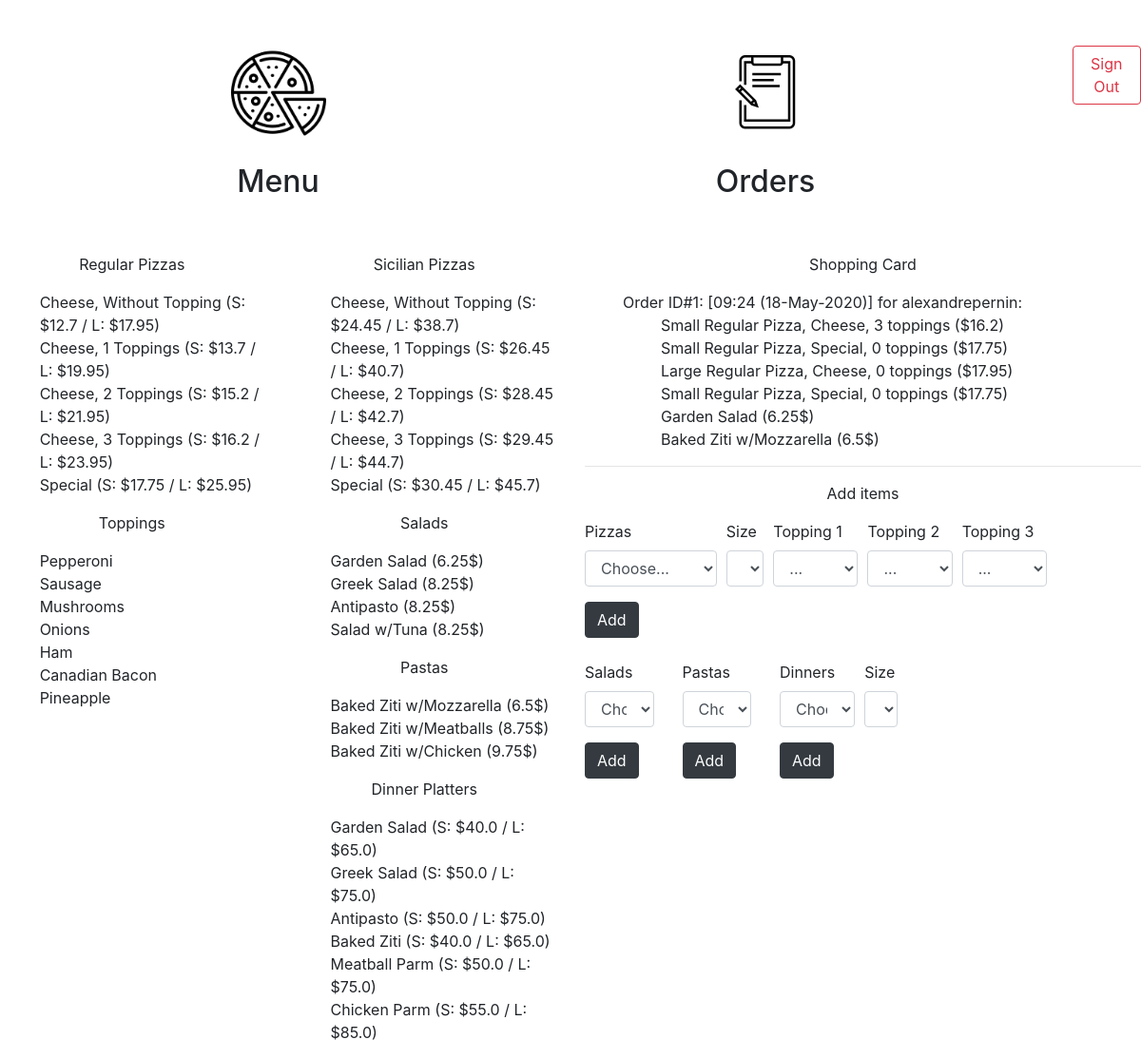
The app's page / (signed in), older data.
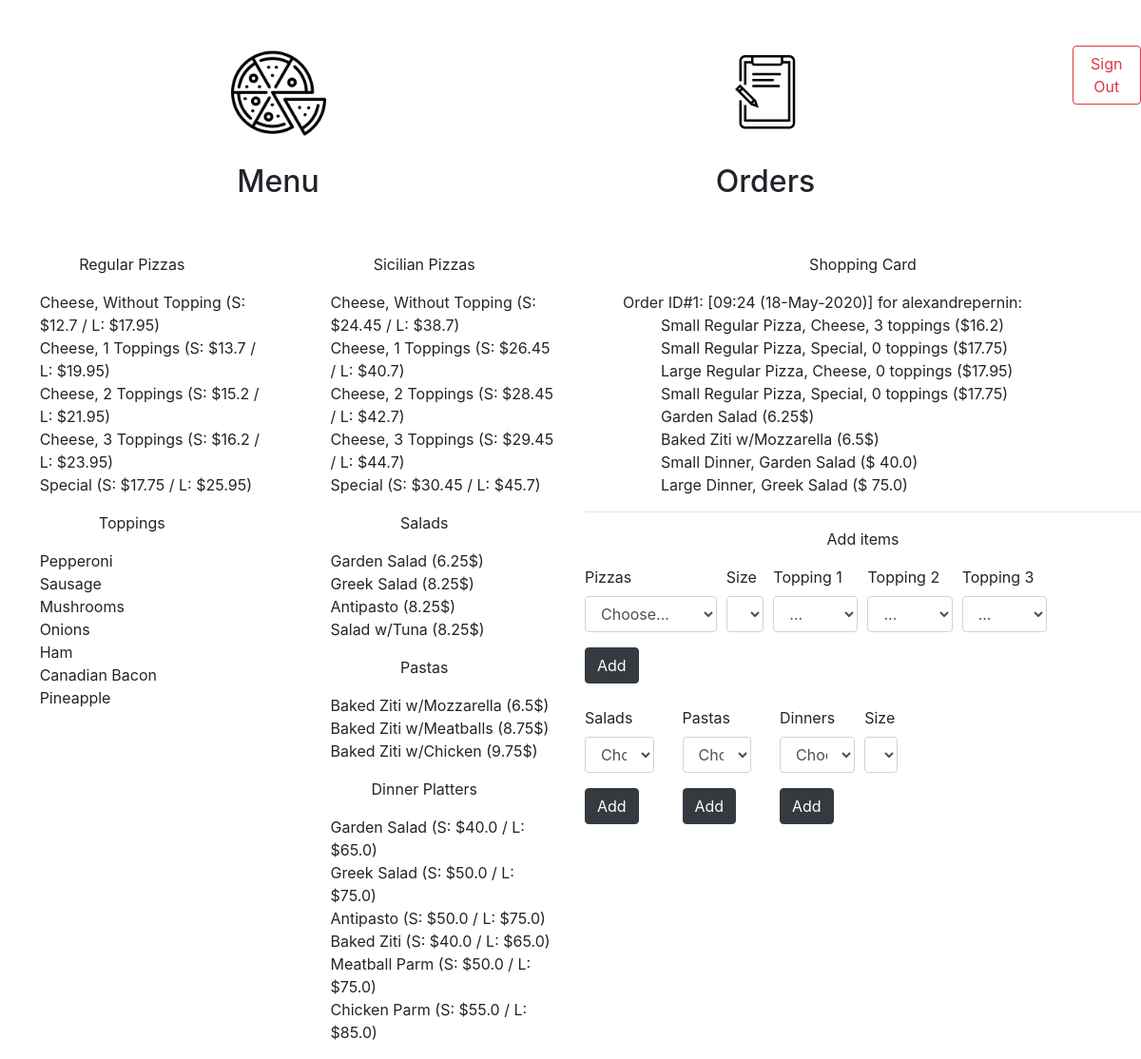
The same page, newer data.
### orders/models.py (models this page shows)
class Pizza(models.Model):
    type = models.CharField(max_length=8, choices=[('regular', 'Regular'), ('sicilian', 'Sicilian')], default='regular')
    name = models.CharField(max_length=7, choices=[('cheese', 'Cheese'), ('special', 'Special')], default='cheese')
    toppings_nb = models.IntegerField(default=0, choices=[(0,'No Topping'), (1,'1 Topping'), (2, '2 Topping'), (3,'3 Topping')])
    toppings = models.ManyToManyField(Topping, blank=True, related_name="pizzas")
    size = models.CharField(max_length=1,choices=[('S', 'Small'), ('L', 'Large')], default='S')
    price_small = models.FloatField(default=0)
    price_large = models.FloatField(default=0)
    menu = models.BooleanField(default=False)
    def __str__(self):
        if self.menu==True:
            return f"{self.type.capitalize()}, {self.name.capitalize()}, {self.toppings_nb} top. (S: ${self.price_small} / L: ${self.price_large})"
        else:
            if self.size=='S':
                return f"Small {self.type.capitalize()} Pizza, {self.name.capitalize()}, {self.toppings_nb} toppings (${self.price_small})"
            else:
                return f"Large {self.type.capitalize()} Pizza, {self.name.capitalize()}, {self.toppings_nb} toppings (${self.price_large})"

class Topping(models.Model):
    name = models.CharField(max_length=64)
    def __str__(self):
        return "{}".format(self.name)

class Salad(models.Model):
    name = models.CharField(max_length=64)
    price = models.FloatField()
    menu = models.BooleanField(default=False)
    def __str__(self):
        return "{} ({}$)".format(self.name, self.price)

class Pasta(models.Model):
    name = models.CharField(max_length=64)
    price = models.FloatField()
    menu = models.BooleanField(default=False)
    def __str__(self):
        return "{} ({}$)".format(self.name, self.price)

class Dinner(models.Model):
    name = models.CharField(max_length=64)
    size = models.CharField(max_length=1,choices=[('S', 'Small'), ('L', 'Large')], default='S')
    price_small = models.FloatField(default=0)
    price_large = models.FloatField(default=0)
    menu = models.BooleanField(default=False)
    def __str__(self):
        if self.menu==True:
            return f"{self.name} (S: ${self.price_small} / L: ${self.price_large})"
        else:
            if self.size=="S":
                return f"Small Dinner, {self.name} ($ {self.price_small})"
            else:
                return f"Large Dinner, {self.name} ($ {self.price_large})"

class Order(models.Model):
    user = models.ForeignKey(User, on_delete=models.CASCADE)
    pizzas = models.ManyToManyField(Pizza, blank=True, related_name="orders")
    salads = models.ManyToManyField(Salad, blank=True, related_name="orders")
    pastas = models.ManyToManyField(Pasta, blank=True, related_name="orders")
    dinners = models.ManyToManyField(Dinner, blank=True, related_name="orders")
    created = models.DateTimeField(auto_now_add=True)
    validated = models.BooleanField(default=False)
    def __str__(self):
        date=self.created.strftime("%H:%M (%d-%b-%Y)")
        return f"Order ID#{self.id}: [{date}] for {self.user.username}"

### orders/views.py (the view)
# urls.py: path("", views.index, name="index"),
def index(request):
    if not request.user.is_authenticated:
        return render(request, "orders/login.html", {"message": None})
    context = {
        "user": request.user,
        "Pizzas": Pizza.objects.filter(menu=True),
        "Toppings": Topping.objects.all(),
        "Salads": Salad.objects.filter(menu=True),
        "Pastas": Pasta.objects.filter(menu=True),
        "Dinners": Dinner.objects.filter(menu=True),
        "Orders": Order.objects.filter(validated=False, user=request.user)
    }
    logger.error("Processing code for index")
    return render(request, "orders/index.html", context)

### orders/templates/orders/index.html (shortened to what the changed rows need)
{% extends "orders/base.html" %}
{% block menu_left %}
<ul class="padded">
  {% for pizza in Pizzas %}
    {% if pizza.type == "regular" %}
      {% if pizza.name == "special" %}
        <li style="text-transform:capitalize;"> {{pizza.name}} (S: ${{pizza.price_small}} / L: ${{pizza.price_large}}) </li>
      {% endif %}
      {% if pizza.name == "cheese" %}
        {% if pizza.toppings_nb == 0 %}
          <li style="text-transform:capitalize;"> {{pizza.name}}, without topping (S: ${{pizza.price_small}} / L: ${{pizza.price_large}}) </li>
        {% endif %}
        {% if pizza.toppings_nb > 0 %}
          <li style="text-transform:capitalize;"> {{pizza.name}}, {{pizza.toppings_nb}} toppings (S: ${{pizza.price_small}} / L: ${{pizza.price_large}}) </li>
        {% endif %}
      {% endif %}
    {% endif %}
  {% endfor %}
</ul>
<ul class="padded">
  {% for topping in Toppings %}
  <li> {{topping}} </li>
  {% endfor %}
</ul>
{% endblock %}
{% block menu_right %}
<ul>
  {% for pizza in Pizzas %}
    {% if pizza.type == "sicilian" %}
      {% if pizza.name == "special" %}
        <li style="text-transform:capitalize;"> {{pizza.name}} (S: ${{pizza.price_small}} / L: ${{pizza.price_large}}) </li>
      {% endif %}
      {% if pizza.name == "cheese" %}
        {% if pizza.toppings_nb == 0 %}
          <li style="text-transform:capitalize;"> {{pizza.name}}, without topping (S: ${{pizza.price_small}} / L: ${{pizza.price_large}}) </li>
        {% endif %}
        {% if pizza.toppings_nb > 0 %}
          <li style="text-transform:capitalize;"> {{pizza.name}}, {{pizza.toppings_nb}} toppings (S: ${{pizza.price_small}} / L: ${{pizza.price_large}}) </li>
        {% endif %}
      {% endif %}
    {% endif %}
  {% endfor %}
</ul>
<ul>
  {% for salad in Salads %}
  <li> {{salad}} </li>
  {% endfor %}
</ul>
<ul>
  {% for pasta in Pastas %}
  <li> {{pasta}} </li>
  {% endfor %}
</ul>
<ul>
  {% for dinner in Dinners %}
  <li> {{dinner}} </li>
  {% endfor %}
</ul>
{% endblock %}
{% block choice %}
<ul>
  {% for order in Orders %}
  <li> {{order}}: </li>
  <ul>
    {% for pizza in order.pizzas.all %}
    <li> {{pizza}} </li>
    {% endfor %}
  </ul>
  <ul>
    {% for salad in order.salads.all %}
    <li> {{salad}} </li>
    {% endfor %}
  </ul>
  <ul>
    {% for pasta in order.pastas.all %}
    <li> {{pasta}} </li>
    {% endfor %}
  </ul>
  <ul>
    {% for dinner in order.dinners.all %}
    <li> {{dinner}} </li>
    {% endfor %}
  </ul>
  {% endfor %}
</ul>
<br>
{% endblock %}

Row changes from the older to the newer data that the page shows:
added Dinner: menu+size+name "Small Dinner, Garden Salad ($ 40.0)"
added Dinner: menu+size+name "Large Dinner, Greek Salad ($ 75.0)"
